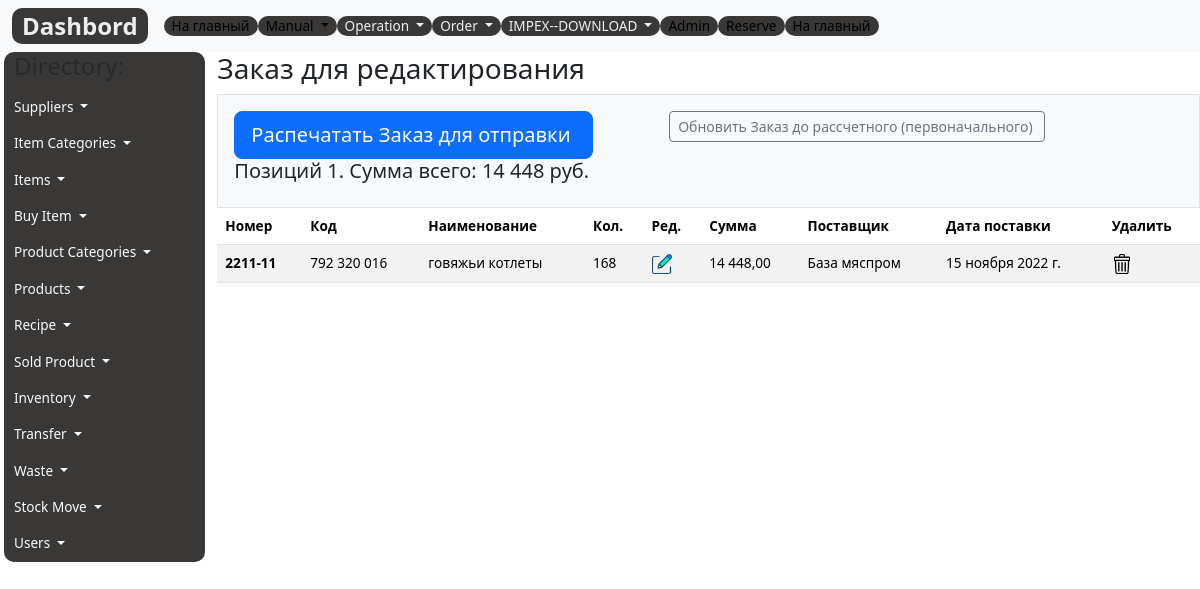
The page /acore/order on the database as committed earlier.
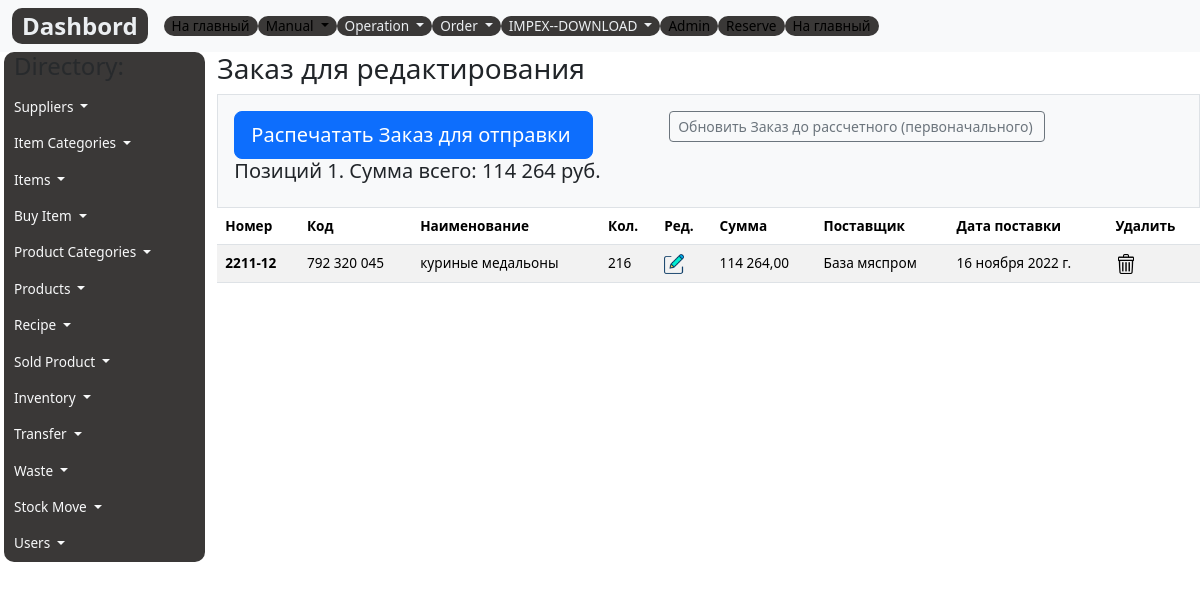
The same page on the database as committed later.
### acore/models.py (models this page shows, shortened)
class Order(models.Model):
    code=models.DecimalField(max_digits=12, help_text="Не более 12 знаков",decimal_places=0,null=True,verbose_name='Код')
    name = models.CharField(max_length=200, help_text="Не более 200 знаков", db_index=True)
    order_number = models.CharField(max_length=10, help_text="Не более 10 знаков",)
    order= models.IntegerField(verbose_name='Заказ, ед.')
    order_cost=models.DecimalField(max_digits=10, help_text="Не более 10 знаков",decimal_places=2, null=True)
    supply_pack = models.IntegerField(verbose_name='Упаковка, ед.', null=True, default=1)
    supplier=models.CharField(max_length=200, help_text="Не более 200 знаков", null=True)
    delivery_date = models.DateField(verbose_name='Дата поставки')
    created_date = models.DateField(auto_now_add=True)
    class Meta:
        ordering = ['-supplier','name']
        verbose_name = 'Заказ'
        verbose_name_plural = 'Заказ'

### acore/views.py (the view)
# urls.py: path('order', order, name='order'),
def order(request):
    order=Order.objects.all()
    for i in order:
        price=StockItem.objects.get(code=i.code).last_cost
        i.order_cost=i.order*price
        i.save()
    summ_order = Order.objects.aggregate(sum_order=Sum('order_cost')).get('sum_order')
    order_costs=summ_order
    context={
        'title':'Order form',
        'order': order,
        'order_costs':order_costs
    }
    return render(request,'list/order.html', context)

### acore/templates/list/order.html (shortened to what this page needs)
{% extends 'base.html' %}
{% load static %}
{% block content %}
<h3>Заказ для редактирования</h3>
<div class="col-12">
  <div class="p-3 border bg-light">
    <div class="row col-11">
      <div class="col-6">
        <form action="{% url 'order_print' %}" target="_blank" method="post" novalidate="novalidate">
          <input id="payment-button" type="submit" class="btn btn-lg btn-primary btn-block" name="export"
            value="Распечатать Заказ для отправки " />
        </form>
      </div>
      <div class="col-5">
        <form action="{% url 'order_calc' %}" method="post" novalidate="novalidate">
          <input id="payment-button" type="submit" class="btn btn-sm btn-outline-secondary btn-block" name="export"
            value="Обновить Заказ до рассчетного (первоначального) " />
        </form>
      </div>
    </div>
    <h5>Позиций {{order.count}}. Сумма всего: {{order_costs}} руб. </h5>
  </div>
</div>
<table class="table table-striped">
  <thead style="position: sticky;
  top: -1px;
  z-index: 2;background: #9d9e9e;">
    <tr>
      <th scope="col">Номер</th>
      <th scope="col">Код</th>
      <th scope="col">Наименование</th>
      <th scope="col">Кол.</th>
      <th scope="col">Ред.</th>
      <th scope="col">Сумма</th>
      <th scope="col">Поставщик</th>
      <th scope="col">Дата поставки</th>
      <th scope="col">Удалить</th>
    </tr>
  </thead>
  <tbody>
    {% for item in order %}
    <tr>
      <th scope="row">{{item.order_number}}</th>
      <td>{{item.code}}</td>
      <td>{{item.name}}</td>
      <td>{{item.order}}</td>
      <td><a href='{% url "order_edit_form" item.id %}'><img width="20px" src="{% static 'images/edit.png' %}"
            alt="Edit"></a>
      </td>
      <td>{{item.order_cost}}</td>
      <td>{{item.supplier}}</td>
      <td>{{item.delivery_date}}</td>
      <td><a href='{% url "order_delete" item.id %}'><img width="20px" src="{% static 'images/trash.png' %}"
            alt="Del"></a>
      </td>
    </tr>
    {% endfor %}
  </tbody>
</table>
{% endblock %}

### templates/base.html (shortened to what this page needs)
{% load static %}
{% load bootstrap5 %}
<!DOCTYPE html>
<html lang="en">
<head>
  {% bootstrap_css %}
  <link rel="stylesheet" type="text/css" href="{% static 'css/style.css' %}">
</head>
<body>
  {% block navbar %}
  <nav class="navbar navbar-expand-lg bg-light">
    <div class="container-fluid">
      <a class="navbar-brand font1-b navbutt" href="{% url 'dashbord' %}">Dashbord</a>
      <div class="collapse navbar-collapse" id="navbarSupportedContent">
        <ul class="navbar-nav me-auto mb-2 mb-lg-0">
          <li class="nav-item">
            <a class="nav-link active navbutt" aria-current="page" href="{% url 'dashbord' %}" target="_blank">На
              главный</a>
          </li>
          <li class=" navbar-nav nav-item dropdown">
            <a class="nav-link dropdown-toggle navbutt active" href="#" role="button" data-bs-toggle="dropdown"
              aria-expanded="false">
              Manual
            </a>
          </li>
          <li class="navbar-nav nav-item dropdown">
            <a class="nav-link dropdown-toggle navbutt" href="#" role="button" data-bs-toggle="dropdown"
              aria-expanded="false">
              Operation
            </a>
          </li>
          <li class="navbar-nav nav-item dropdown">
            <a class="nav-link dropdown-toggle navbutt" href="#" role="button" data-bs-toggle="dropdown"
              aria-expanded="false">
              Order
            </a>
          </li>
          <li class="navbar-nav nav-item dropdown">
            <a class="nav-link dropdown-toggle navbutt" href="#" role="button" data-bs-toggle="dropdown"
              aria-expanded="false">
              IMPEX--DOWNLOAD
            </a>
          </li>
          <li class="nav-item">
            <a class="nav-link active navbutt" target="blank" href="{% url 'admin:index' %}">Admin</a>
          </li>
          <li class="nav-item">
            <a class="nav-link active navbutt" href="http://127.0.0.1:8000/admin/impex/impexbuyitem/">Reserve</a>
          </li>
          <li class="nav-item">
            <a class="nav-link active navbutt" aria-current="page" href="{% url 'dashbord' %}">На
              главный</a>
          </li>
        </ul>
      </div>
    </div>
  </nav>
  {% endblock %}
  <div class="ms-3">
    {% block menu%}
    <div class="row">
      <div class="col-2 navbutt text-muted">
        <h4>Directory:</h4>
        <ul class="nav navbar-nav">
          <li class="navbar-nav nav-item dropdown">
            <a class="nav-link dropdown-toggle text-light" href="#" role="button" data-bs-toggle="dropdown"
              aria-expanded="false">
              Suppliers
            </a>
          </li>
          <li class="navbar-nav nav-item dropdown">
            <a class="nav-link dropdown-toggle text-light" href="#" role="button" data-bs-toggle="dropdown"
              aria-expanded="false">
              Item Categories
            </a>
          </li>
          <li class="navbar-nav nav-item dropdown">
            <a class="nav-link dropdown-toggle text-light" href="#" role="button" data-bs-toggle="dropdown"
              aria-expanded="false">
              Items
            </a>
          </li>
          <li class="navbar-nav nav-item dropdown">
            <a class="nav-link dropdown-toggle text-light" href="#" role="button" data-bs-toggle="dropdown"
              aria-expanded="false">
              Buy Item
            </a>
          </li>
          <li class="navbar-nav nav-item dropdown">
            <a class="nav-link dropdown-toggle text-light" href="#" role="button" data-bs-toggle="dropdown"
              aria-expanded="false">
              Product Categories
            </a>
          </li>
          <li class="navbar-nav nav-item dropdown">
            <a class="nav-link dropdown-toggle text-light" href="#" role="button" data-bs-toggle="dropdown"
              aria-expanded="false">
              Products
            </a>
          </li>
          <li class="navbar-nav nav-item dropdown">
            <a class="nav-link dropdown-toggle text-light" href="#" role="button" data-bs-toggle="dropdown"
              aria-expanded="false">
              Recipe
            </a>
          </li>
          <li class="navbar-nav nav-item dropdown">
            <a class="nav-link dropdown-toggle text-light" href="#" role="button" data-bs-toggle="dropdown"
              aria-expanded="false">
              Sold Product
            </a>
          </li>
          <li class="navbar-nav nav-item dropdown">
            <a class="nav-link dropdown-toggle text-light" href="#" role="button" data-bs-toggle="dropdown"
              aria-expanded="false">
              Inventory
            </a>
          </li>
          <li class="navbar-nav nav-item dropdown">
            <a class="nav-link dropdown-toggle text-light" href="#" role="button" data-bs-toggle="dropdown"
              aria-expanded="false">
              Transfer
            </a>
          </li>
          <li class="navbar-nav nav-item dropdown">
            <a class="nav-link dropdown-toggle text-light" href="#" role="button" data-bs-toggle="dropdown"
              aria-expanded="false">
              Waste
            </a>
          </li>
          <li class="navbar-nav nav-item dropdown">
            <a class="nav-link dropdown-toggle text-light" href="#" role="button" data-bs-toggle="dropdown"
              aria-expanded="false">
              Stock Move
            </a>
          </li>
          <li class="navbar-nav nav-item dropdown">
            <a class="nav-link dropdown-toggle text-light" href="#" role="button" data-bs-toggle="dropdown"
              aria-expanded="false">
              Users
            </a>
          </li>
          {% endblock %}
      </div>
      <div class="col-10">
        {% block content %}CONTENT{% endblock %}
      </div>
</body>
</html>

### mms22/static/css/style.css (style rules this page uses)
body { font-size: 0.85rem !important; }
.navbutt { color: #ebeef1; background: #3a3837; border-radius: 10px; padding: 0 10px; }
.font1-b { font-size: 1.5rem; font-weight: 600; }

Rows that differ between the two databases and show on the page:
removed Order: order_number "2211-11", code "792 320 016", name "говяжьи котлеты", order "168", order_cost "14 448,00", supplier "База мяспром", delivery_date "15 ноября 2022 г."
added Order: order_number "2211-12", code "792 320 045", name "куриные медальоны", order "216", order_cost "114 264,00", supplier "База мяспром", delivery_date "16 ноября 2022 г."
Other text that changed with them:
{{ order_costs }}: "14 448" → "114 264"
